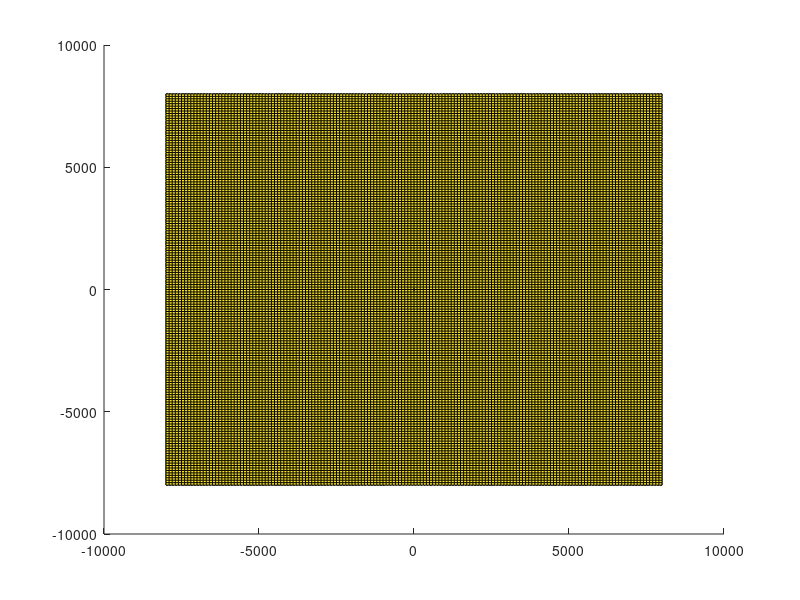

The MATLAB source for this figure:
function parabaloid
    clc;
    clear all;
    
    
    max_amplitude = 8.0;
    dx = 100.0;
    dy = 100.0;
    xmax = 8000.0;
    ymax = 8000.0;
    
    scale = 1.0/((xmax/max_amplitude)*sqrt(max_amplitude));
    x = -xmax:dx:xmax;
    y = -ymax:dy:ymax;
    
    [X,Y] = meshgrid(x,y);
    level_floor = zeros(size(X));
    z = -(X.^2/(scale * xmax)^2) - (Y.^2/(scale * ymax)^2) + (max_amplitude);
    
    figure(2)
    hold on
    surf(X,Y,z)
    surf(X,Y,level_floor)
%     zlim([0.0 10.0])
%     view(-37.5,30)
    hold off
    
end